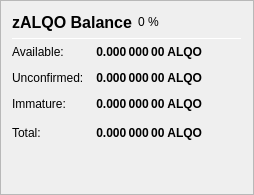
                   <widget class="QFrame" name="frame_ZerocoinBalances">
                    <property name="frameShape">
                     <enum>QFrame::StyledPanel</enum>
                    </property>
                    <property name="frameShadow">
                     <enum>QFrame::Raised</enum>
                    </property>
                    <layout class="QVBoxLayout" name="verticalLayout_7">
                     <item>
                      <layout class="QHBoxLayout" name="horizontalLayout_8" stretch="0,0,0">
                       <item>
                        <widget class="QLabel" name="label_5z_3">
                         <property name="minimumSize">
                          <size>
                           <width>0</width>
                           <height>20</height>
                          </size>
                         </property>
                         <property name="font">
                          <font>
                           <pointsize>12</pointsize>
                           <weight>75</weight>
                           <bold>true</bold>
                          </font>
                         </property>
                         <property name="text">
                          <string>zALQO Balance</string>
                         </property>
                        </widget>
                       </item>
                       <item>
                        <widget class="QLabel" name="labelzALQOPercent">
                         <property name="text">
                          <string notr="true">0 %</string>
                         </property>
                        </widget>
                       </item>
                       <item>
                        <spacer name="horizontalSpacer_11">
                         <property name="orientation">
                          <enum>Qt::Horizontal</enum>
                         </property>
                         <property name="sizeHint" stdset="0">
                          <size>
                           <width>40</width>
                           <height>20</height>
                          </size>
                         </property>
                        </spacer>
                       </item>
                      </layout>
                     </item>
                     <item>
                      <widget class="Line" name="line_ZerocoinBalance">
                       <property name="minimumSize">
                        <size>
                         <width>0</width>
                         <height>1</height>
                        </size>
                       </property>
                       <property name="maximumSize">
                        <size>
                         <width>16777215</width>
                         <height>1</height>
                        </size>
                       </property>
                       <property name="orientation">
                        <enum>Qt::Horizontal</enum>
                       </property>
                      </widget>
                     </item>
                     <item>
                      <layout class="QGridLayout" name="gridLayout_5">
                       <property name="spacing">
                        <number>12</number>
                       </property>
                       <item row="1" column="0">
                        <widget class="QLabel" name="labelzBalanceMatureText">
                         <property name="toolTip">
                          <string>Mature: more than 20 confirmation and more than 1 mint of the same denomination after it was minted.
These zALQO are spendable.</string>
                         </property>
                         <property name="text">
                          <string>Available:</string>
                         </property>
                        </widget>
                       </item>
                       <item row="1" column="1">
                        <widget class="QLabel" name="labelzBalanceMature">
                         <property name="font">
                          <font>
                           <weight>75</weight>
                           <bold>true</bold>
                          </font>
                         </property>
                         <property name="toolTip">
                          <string>Mature: more than 20 confirmation and more than 1 mint of the same denomination after it was minted.
These zALQO are spendable.</string>
                         </property>
                         <property name="text">
                          <string notr="true">0.000 000 00 ALQO</string>
                         </property>
                         <property name="alignment">
                          <set>Qt::AlignRight|Qt::AlignTrailing|Qt::AlignVCenter</set>
                         </property>
                        </widget>
                       </item>
                       <item row="2" column="0">
                        <widget class="QLabel" name="labelzBalanceUnconfirmedText">
                         <property name="toolTip">
                          <string>Unconfirmed: less than 20 confirmations
Immature: confirmed, but less than 1 mint of the same denomination after it was minted</string>
                         </property>
                         <property name="text">
                          <string>Unconfirmed:</string>
                         </property>
                        </widget>
                       </item>
                       <item row="2" column="1">
                        <widget class="QLabel" name="labelzBalanceUnconfirmed">
                         <property name="font">
                          <font>
                           <weight>75</weight>
                           <bold>true</bold>
                          </font>
                         </property>
                         <property name="toolTip">
                          <string>Unconfirmed: less than 20 confirmations
Immature: confirmed, but less than 1 mint of the same denomination after it was minted</string>
                         </property>
                         <property name="text">
                          <string notr="true">0.000 000 00 ALQO</string>
                         </property>
                         <property name="alignment">
                          <set>Qt::AlignRight|Qt::AlignTrailing|Qt::AlignVCenter</set>
                         </property>
                        </widget>
                       </item>
                       <item row="3" column="0">
                        <widget class="QLabel" name="labelzBalanceImmatureText">
                         <property name="toolTip">
                          <string>Unconfirmed: less than 20 confirmations
Immature: confirmed, but less than 1 mint of the same denomination after it was minted</string>
                         </property>
                         <property name="text">
                          <string>Immature:</string>
                         </property>
                        </widget>
                       </item>
                       <item row="3" column="1">
                        <widget class="QLabel" name="labelzBalanceImmature">
                         <property name="font">
                          <font>
                           <weight>75</weight>
                           <bold>true</bold>
                          </font>
                         </property>
                         <property name="toolTip">
                          <string>Unconfirmed: less than 20 confirmations
Immature: confirmed, but less than 1 mint of the same denomination after it was minted</string>
                         </property>
                         <property name="text">
                          <string notr="true">0.000 000 00 ALQO</string>
                         </property>
                         <property name="alignment">
                          <set>Qt::AlignRight|Qt::AlignTrailing|Qt::AlignVCenter</set>
                         </property>
                        </widget>
                       </item>
                       <item row="4" column="0">
                        <widget class="QLabel" name="labelzBalanceText">
                         <property name="toolTip">
                          <string>Your current zALQO balance, unconfirmed and immature zALQO included.</string>
                         </property>
                         <property name="text">
                          <string>Total:</string>
                         </property>
                        </widget>
                       </item>
                       <item row="4" column="1">
                        <widget class="QLabel" name="labelzBalance">
                         <property name="font">
                          <font>
                           <weight>75</weight>
                           <bold>true</bold>
                          </font>
                         </property>
                         <property name="cursor">
                          <cursorShape>IBeamCursor</cursorShape>
                         </property>
                         <property name="toolTip">
                          <string>Your current zALQO balance, unconfirmed and immature zALQO included.</string>
                         </property>
                         <property name="text">
                          <string notr="true">0.000 000 00 ALQO</string>
                         </property>
                         <property name="alignment">
                          <set>Qt::AlignRight|Qt::AlignTrailing|Qt::AlignVCenter</set>
                         </property>
                         <property name="textInteractionFlags">
                          <set>Qt::LinksAccessibleByMouse|Qt::TextSelectableByKeyboard|Qt::TextSelectableByMouse</set>
                         </property>
                        </widget>
                       </item>
                       <item row="4" column="2">
                        <spacer name="horizontalSpacer_4">
                         <property name="orientation">
                          <enum>Qt::Horizontal</enum>
                         </property>
                         <property name="sizeHint" stdset="0">
                          <size>
                           <width>40</width>
                           <height>20</height>
                          </size>
                         </property>
                        </spacer>
                       </item>
                      </layout>
                     </item>
                     <item>
                      <spacer name="verticalSpacer_4">
                       <property name="orientation">
                        <enum>Qt::Vertical</enum>
                       </property>
                       <property name="sizeHint" stdset="0">
                        <size>
                         <width>20</width>
                         <height>40</height>
                        </size>
                       </property>
                      </spacer>
                     </item>
                    </layout>
                   </widget>
